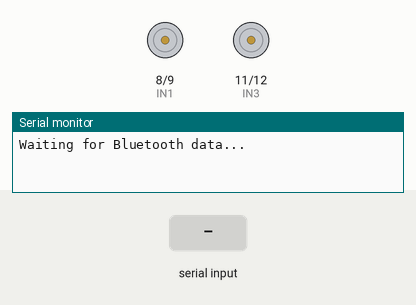
This sketch was run on a simulated Arduino Uno, built with avr-gcc and run on an emulated ATmega328P. On the bench: motor-driver pin pairs drawn as motors (green arrow = first pin HIGH = forward, orange = second pin HIGH = backward, longer = more drive, scaled by the enable pin), the last lines printed to the serial monitor. Inputs (shaded band) come from the test bench.

Above: at 0.9 s.
1.0 s: "r" received over Serial
At 1.8 s:
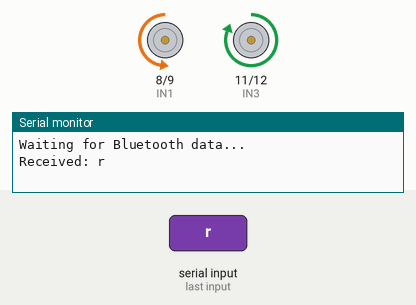
Timing chart, 0 to 4.0 s (numbered marks = the images above; inputs shaded):
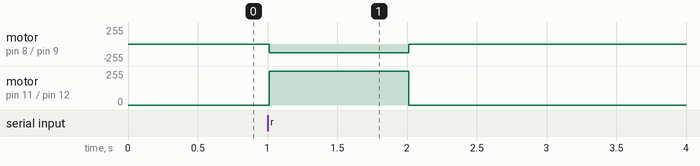

Measured:
- after the input at 1.0 s, motor on pin 8 (IN1) / pin 9 (IN2): stopped → backward 128/255 at once, → stopped 1.0 s later; motor on pin 11 (IN3) / pin 12 (IN4): stopped → forward 255/255 at once, → stopped 1.0 s later

The sketch:

main.ino
```cpp
#include <SoftwareSerial.h>

String instruction = "rfflfrflfflfflf";
int n = sizeof(instruction)/sizeof(char);
int i = 0;
#define IN1 8
#define IN2 9
#define ENA 10  // PWM

// Define L298N Motor B pins
#define IN3 11
#define IN4 12
#define ENB 13  // PWM-


void forward()
{
  digitalWrite(IN1, HIGH);
  digitalWrite(IN2, LOW);
  analogWrite(ENA, 128); // Max speed
  digitalWrite(IN3, HIGH);
  digitalWrite(IN4, LOW);
  analogWrite(ENB, 128); // Max speed
  return;
}
void left()
{
  digitalWrite(IN1, HIGH);
  digitalWrite(IN2, LOW);
  analogWrite(ENA, 128); // Max speed
  digitalWrite(IN3, LOW);
  digitalWrite(IN4, HIGH);
  analogWrite(ENB, 128); // Max speed
  return;
}

void right()
{
  digitalWrite(IN1, LOW);
  digitalWrite(IN2, HIGH);
  analogWrite(ENA, 128); // Max speed
  digitalWrite(IN3, HIGH);
  digitalWrite(IN4, LOW);
  analogWrite(ENB, 128); // Max speed
  return;
}
void stop()
{
  digitalWrite(IN1, LOW);
  digitalWrite(IN2, LOW);
  analogWrite(ENA, 128); // Max speed
  digitalWrite(IN3, LOW);
  digitalWrite(IN4, LOW);
  analogWrite(ENB, 128); // Max speed
  return;
}

void setup() {

  Serial.begin(9600);  // Serial monitor // Bluetooth module baud rate
  Serial.println("Waiting for Bluetooth data...");

  pinMode(IN1, OUTPUT);
  pinMode(IN2, OUTPUT);
  pinMode(ENA, OUTPUT);
  pinMode(IN3, OUTPUT);
  pinMode(IN4, OUTPUT);
  pinMode(ENB, OUTPUT);

  instruction = "";
  n = 0;
       while (n == 0) {
         // Keep waiting until data is received
        if (Serial.available()) {
            while (Serial.available()) {
                char c = Serial.read();
                instruction += c;
                n++;
                delay(10); // Small delay to ensure full message reception
            }
            Serial.print("Received: ");
            Serial.println(instruction);
        }
    }
    if(instruction.length() > 0)
    {
      run();
    }
}

void run()
{
  i = 0;
  while(i < n)
  {
   if(instruction[i] == 'r')
   {
     right();
     delay(1000);
     //stop
     i++;
   }
   else if(instruction[i] == 'f')
   {
     forward();
     delay(1000);
     //stop
     i++;
   }
   else if(instruction[i] == 'l')
   {
     left();
     delay(1000);
     //stop
     i++;
   }
  }
  stop();
}

void loop() {

}

// void setup() {
//   // Set motor control pins as outputs
// }

// void loop() {
//   // Move both motors forward at full speed
//   digitalWrite(IN1, HIGH);
//   digitalWrite(IN2, LOW);
//   analogWrite(ENA, 255); // Max speed

//   digitalWrite(IN3, HIGH);
//   digitalWrite(IN4, LOW);
//   analogWrite(ENB, 255); // Max speed

//   delay(2000); // Run for 2 seconds

//   // Stop both motors
//   digitalWrite(IN1, LOW);
//   digitalWrite(IN2, LOW);
//   digitalWrite(IN3, LOW);
//   digitalWrite(IN4, LOW);
//   delay(1000); // Pause for 1 second

//   // Move both motors in reverse at half speed
//   digitalWrite(IN1, LOW);
//   digitalWrite(IN2, HIGH);
//   analogWrite(ENA, 128); // Half speed

//   digitalWrite(IN3, LOW);
//   digitalWrite(IN4, HIGH);
//   analogWrite(ENB, 128); // Half speed

//   delay(2000); // Run for 2 seconds

//   // Stop both motors
//   digitalWrite(IN1, LOW);
//   digitalWrite(IN2, LOW);
//   digitalWrite(IN3, LOW);
//   digitalWrite(IN4, LOW);
//   delay(1000); // Pause for 1 second
// }
```
